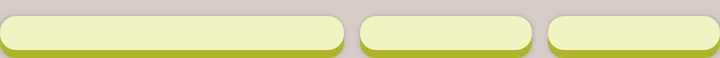
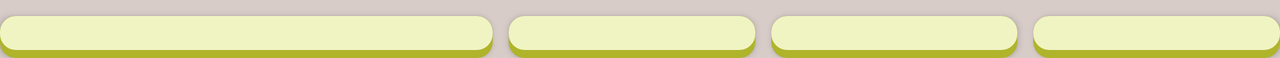

First picture: res/layout/ on a phone held upright. Second picture: the repository's own variant of that layout, on a device whose configuration matches the variant's folder. Source for both follows.
<!-- AndroidManifest.xml: application theme Theme.TaskTimer.BrownTheme -->
<!-- res/layout/task_duration_items.xml -->
<?xml version="1.0" encoding="utf-8"?>
<androidx.constraintlayout.widget.ConstraintLayout xmlns:android="http://schemas.android.com/apk/res/android"
    xmlns:app="http://schemas.android.com/apk/res-auto"
    xmlns:tools="http://schemas.android.com/tools"
    android:layout_width="match_parent"
    android:layout_height="wrap_content">

    <TextView
        android:id="@+id/tv_duration_item_name"
        android:layout_width="0dp"
        android:layout_height="wrap_content"
        android:layout_marginTop="8dp"
        android:background="@drawable/tv_item_style"
        android:elevation="2dp"
        android:padding="1dp"
        android:textAlignment="center"
        app:layout_constraintEnd_toStartOf="@+id/tv_duration_item_start"
        app:layout_constraintHorizontal_bias="0.5"
        app:layout_constraintHorizontal_chainStyle="spread"
        app:layout_constraintHorizontal_weight="2"
        app:layout_constraintStart_toStartOf="parent"
        app:layout_constraintTop_toTopOf="parent" />

    <TextView
        android:id="@+id/tv_duration_item_start"
        android:layout_width="0dp"
        android:layout_height="wrap_content"
        android:layout_marginStart="8dp"
        android:background="@drawable/tv_item_style"
        android:elevation="2dp"
        android:padding="1dp"
        android:textAlignment="center"
        app:layout_constraintBaseline_toBaselineOf="@+id/tv_duration_item_name"
        app:layout_constraintEnd_toStartOf="@+id/tv_duration_item_duration"
        app:layout_constraintHorizontal_bias="0.5"
        app:layout_constraintHorizontal_weight="1"
        app:layout_constraintStart_toEndOf="@+id/tv_duration_item_name" />

    <TextView
        android:id="@+id/tv_duration_item_duration"
        android:layout_width="0dp"
        android:layout_height="wrap_content"
        android:layout_marginStart="8dp"
        android:background="@drawable/tv_item_style"
        android:elevation="2dp"
        android:padding="1dp"
        android:textAlignment="center"
        app:layout_constraintBaseline_toBaselineOf="@+id/tv_duration_item_name"
        app:layout_constraintEnd_toEndOf="parent"
        app:layout_constraintHorizontal_bias="0.5"
        app:layout_constraintHorizontal_weight="1"
        app:layout_constraintStart_toEndOf="@+id/tv_duration_item_start" />
</androidx.constraintlayout.widget.ConstraintLayout>
<!-- resources referenced by this layout -->
<resources>
  <!-- drawable tv_item_style (drawable) -->
  <?xml version="1.0" encoding="utf-8"?>
  <layer-list xmlns:android="http://schemas.android.com/apk/res/android">
  
      <item>
          <shape android:shape="rectangle">
  
              <solid android:color="@color/lime_700" />
              <corners android:radius="8dp" />
          </shape>
      </item>
  
      <item  android:bottom="4dp">
          <shape android:shape="rectangle">
              <solid android:color="@color/lime_100"/>
              <corners android:radius="8dp"/>
          </shape>
      </item>
  
  </layer-list>
  <style name="Theme.TaskTimer.BrownTheme" parent="Theme.MaterialComponents.Light">
          
          <item name="colorPrimary">@color/brown_500</item>
          <item name="colorPrimaryVariant">@color/brown_700</item>
          <item name="colorOnPrimary">@color/white</item>
          
          <item name="colorSecondary">@color/lime_300</item>
          <item name="colorSecondaryVariant">@color/light_green_500</item>
          <item name="colorOnSecondary">@color/black</item>
          
          <item name="android:statusBarColor" tools:targetApi="l">?attr/colorPrimaryVariant</item>
          
          <item name="android:colorBackground">@color/brown_100</item>
          <item name="colorOnBackground">@color/black</item>
          <item name="colorSurface">@color/white</item>
          <item name="colorOnSurface">@color/black</item>
          <item name="colorError">@color/lime_500</item>
          <item name="colorOnError">@color/white</item>
          <item name="android:navigationBarColor">@color/black</item>
      </style>
  <color name="lime_700">#AFB42B</color>
  <color name="lime_100">#F0F4C3</color>
  <color name="brown_500">#795548</color>
  <color name="brown_700">#5D4037</color>
  <color name="white">#FFFFFFFF</color>
  <color name="lime_300">#DCE775</color>
  <color name="light_green_500">#8bc34a</color>
  <color name="black">#FF000000</color>
  <color name="brown_100">#D7CCC8</color>
  <color name="lime_500">#CDDC39</color>
</resources>
<!-- res/layout-land/task_duration_items.xml (the repository's variant of the layout above) -->
<!-- drawn on the phone turned sideways -->
<?xml version="1.0" encoding="utf-8"?>
<androidx.constraintlayout.widget.ConstraintLayout xmlns:android="http://schemas.android.com/apk/res/android"
    xmlns:app="http://schemas.android.com/apk/res-auto"
    xmlns:tools="http://schemas.android.com/tools"
    android:layout_width="match_parent"
    android:layout_height="wrap_content">

    <TextView
        android:id="@+id/tv_duration_item_name"
        android:layout_width="0dp"
        android:layout_height="wrap_content"
        android:layout_marginTop="8dp"
        android:background="@drawable/tv_item_style"
        android:elevation="2dp"
        android:padding="1dp"
        android:textAlignment="center"
        app:layout_constraintEnd_toStartOf="@id/tv_duration_item_description"
        app:layout_constraintHorizontal_bias="0.5"
        app:layout_constraintHorizontal_chainStyle="spread"
        app:layout_constraintHorizontal_weight="2"
        app:layout_constraintStart_toStartOf="parent"
        app:layout_constraintTop_toTopOf="parent" />

    <TextView
        android:id="@+id/tv_duration_item_description"
        android:layout_width="0dp"
        android:layout_height="wrap_content"
        android:layout_marginStart="8dp"
        android:background="@drawable/tv_item_style"
        android:elevation="2dp"
        android:padding="1dp"
        android:textAlignment="center"
        app:layout_constraintBaseline_toBaselineOf="@id/tv_duration_item_name"
        app:layout_constraintEnd_toStartOf="@+id/tv_duration_item_duration"
        app:layout_constraintHorizontal_bias="0.5"
        app:layout_constraintHorizontal_chainStyle="spread"
        app:layout_constraintHorizontal_weight="1"
        app:layout_constraintStart_toEndOf="@id/tv_duration_item_name" />

    <TextView
        android:id="@+id/tv_duration_item_duration"
        android:layout_width="0dp"
        android:layout_height="wrap_content"
        android:layout_marginStart="8dp"
        android:background="@drawable/tv_item_style"
        android:elevation="2dp"
        android:padding="1dp"
        android:textAlignment="center"
        app:layout_constraintBaseline_toBaselineOf="@id/tv_duration_item_name"
        app:layout_constraintEnd_toStartOf="@id/tv_duration_item_start"
        app:layout_constraintHorizontal_bias="0.5"
        app:layout_constraintHorizontal_weight="1"
        app:layout_constraintStart_toEndOf="@id/tv_duration_item_description" />

    <TextView
        android:id="@+id/tv_duration_item_start"
        android:layout_width="0dp"
        android:layout_height="wrap_content"
        android:layout_marginStart="8dp"
        android:background="@drawable/tv_item_style"
        android:elevation="2dp"
        android:padding="1dp"
        android:textAlignment="center"
        app:layout_constraintBaseline_toBaselineOf="@id/tv_duration_item_name"
        app:layout_constraintEnd_toEndOf="parent"
        app:layout_constraintHorizontal_bias="0.5"
        app:layout_constraintHorizontal_weight="1"
        app:layout_constraintStart_toEndOf="@id/tv_duration_item_duration" />


</androidx.constraintlayout.widget.ConstraintLayout>
